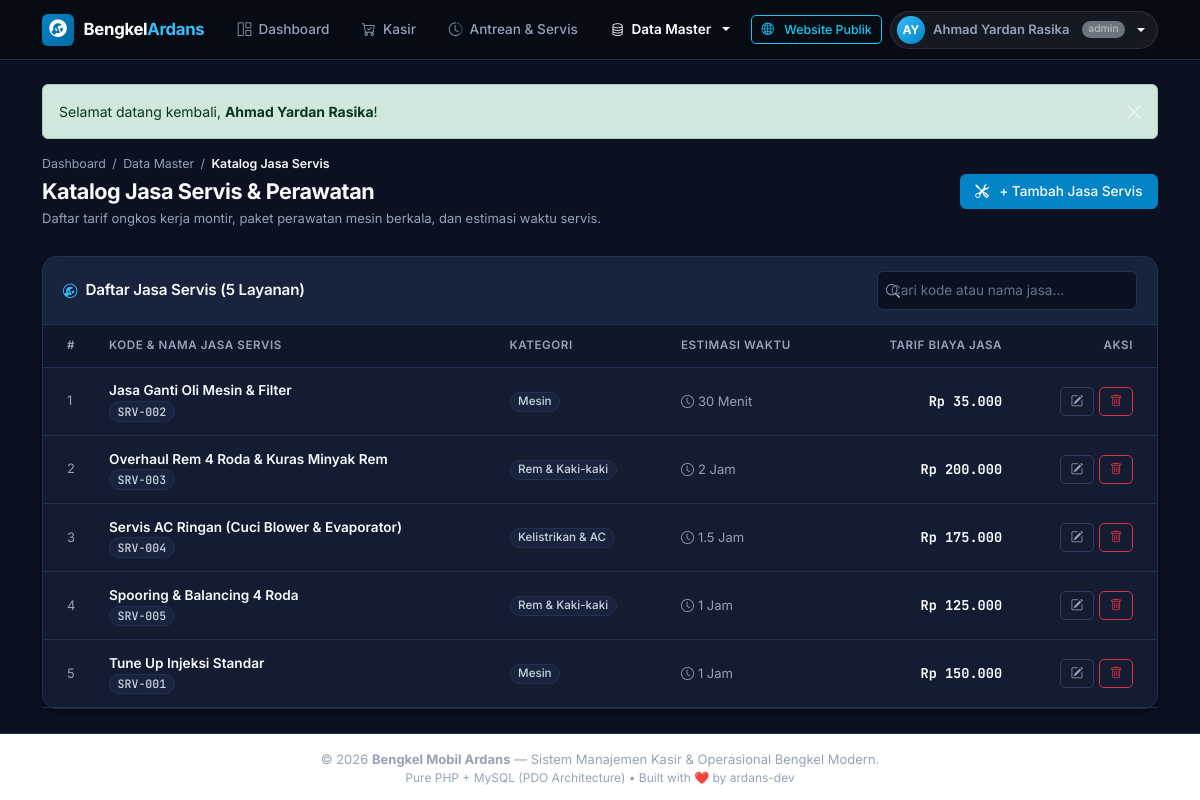
Page /layanan.php (signed in) on the committed database.
### tables this page shows
CREATE TABLE layanan (
    id_layanan INT AUTO_INCREMENT PRIMARY KEY,
    kode_layanan VARCHAR(20) NOT NULL UNIQUE COMMENT 'Kode referensi jasa (misal: SRV-001)',
    nama_layanan VARCHAR(100) NOT NULL COMMENT 'Nama jasa (misal: Tune Up Injeksi, Ganti Oli Mesin)',
    kategori VARCHAR(50) DEFAULT 'Umum' COMMENT 'Kategori pekerjaan (misal: Mesin, Rem, AC)',
    biaya_jasa DECIMAL(12, 2) NOT NULL DEFAULT 0.00 COMMENT 'Ongkos jasa montir dalam rupiah',
    estimasi_waktu VARCHAR(30) DEFAULT '1 Jam' COMMENT 'Perkiraan durasi pengerjaan jasa',
    created_at TIMESTAMP DEFAULT CURRENT_TIMESTAMP
);

### layanan.php (the view, shortened to what this page needs)
<?php
$layanan_list = db()->query("SELECT * FROM layanan ORDER BY nama_layanan ASC")->fetchAll();
include __DIR__ . '/includes/header.php';
?>
<div class="page-header-box">
    <div>
        <ul class="breadcrumb-custom">
            <li><a href="dashboard.php">Dashboard</a></li>
            <li>/</li>
            <li><span>Data Master</span></li>
            <li>/</li>
            <li class="active">Katalog Jasa Servis</li>
        </ul>
        <h1 class="page-title mb-1">Katalog Jasa Servis & Perawatan</h1>
        <p class="page-subtitle mb-0">Daftar tarif ongkos kerja montir, paket perawatan mesin berkala, dan estimasi waktu servis.</p>
    </div>
    <div class="d-flex align-items-center gap-2">
        <button class="btn btn-primary" data-bs-toggle="modal" data-bs-target="#modalTambah">
            <i class="bi bi-tools me-1"></i> + Tambah Jasa Servis
        </button>
    </div>
</div>
<div class="card">
    <div class="card-header d-flex align-items-center justify-content-between flex-wrap gap-2">
        <div class="d-flex align-items-center gap-2">
            <i class="bi bi-wrench-adjustable-circle text-primary"></i>
            <span class="card-title mb-0">Daftar Jasa Servis (<?= count($layanan_list) ?> Layanan)</span>
        </div>
        <input type="text" id="filterInput" class="form-control form-control-sm table-search-input" placeholder="Cari kode atau nama jasa..." onkeyup="filterTabel()">
    </div>
    <div class="card-body p-0">
        <div class="table-responsive">
            <table class="table align-middle" id="tableLayanan">
                <thead>
                    <tr>
                        <th class="ps-4" style="width: 50px;">#</th>
                        <th>Kode & Nama Jasa Servis</th>
                        <th>Kategori</th>
                        <th>Estimasi Waktu</th>
                        <th class="text-end">Tarif Biaya Jasa</th>
                        <th class="text-end pe-4">Aksi</th>
                    </tr>
                </thead>
                <tbody>
                    <?php if (empty($layanan_list)): ?>
                        <tr>
                            <td colspan="6" class="text-center py-5 text-muted">
                                <i class="bi bi-wrench fs-2 d-block mb-2 text-secondary"></i>
                                Belum ada jasa servis yang terdaftar di katalog.
                            </td>
                        </tr>
                    <?php else: ?>
                        <?php $no = 1; foreach ($layanan_list as $row): ?>
                            <tr>
                                <td class="ps-4 text-muted small"><?= $no++ ?></td>
                                <td>
                                    <div class="fw-semibold text-dark"><?= e($row['nama_layanan']) ?></div>
                                    <span class="badge bg-light text-secondary font-mono border">
                                        <?= e($row['kode_layanan']) ?>
                                    </span>
                                </td>
                                <td>
                                    <span class="badge bg-light text-secondary border"><?= e($row['kategori']) ?></span>
                                </td>
                                <td>
                                    <span class="text-muted small"><i class="bi bi-clock me-1"></i><?= e($row['estimasi_waktu']) ?></span>
                                </td>
                                <td class="text-end font-mono fw-bold text-dark">
                                    <?= rupiah($row['biaya_jasa']) ?>
                                </td>
                                <td class="text-end pe-4">
                                    <div class="table-actions">
                                        <button class="btn btn-outline-secondary btn-sm"
                                                onclick="editLayanan(<?= htmlspecialchars(json_encode($row), ENT_QUOTES, 'UTF-8') ?>)"
                                                title="Edit Jasa">
                                            <i class="bi bi-pencil-square"></i>
                                        </button>
                                        <a href="layanan.php?action=hapus&id=<?= (int)$row['id_layanan'] ?>"
                                           class="btn btn-outline-danger btn-sm"
                                           onclick="return confirm('Apakah Anda yakin ingin menghapus jasa servis ini?');"
                                           title="Hapus">
                                            <i class="bi bi-trash"></i>
                                        </a>
                                    </div>
                                </td>
                            </tr>
                        <?php endforeach; ?>
                    <?php endif; ?>
                </tbody>
            </table>
        </div>
    </div>
</div>
<?php include __DIR__ . '/includes/footer.php'; ?>

### rows in the picture
layanan: nama_layanan "Jasa Ganti Oli Mesin & Filter", kode_layanan "SRV-002", kategori "Mesin", estimasi_waktu "30 Menit", biaya_jasa "Rp 35.000"
layanan: nama_layanan "Overhaul Rem 4 Roda & Kuras Minyak Rem", kode_layanan "SRV-003", kategori "Rem & Kaki-kaki", estimasi_waktu "2 Jam", biaya_jasa "Rp 200.000"
layanan: nama_layanan "Servis AC Ringan (Cuci Blower & Evaporator)", kode_layanan "SRV-004", kategori "Kelistrikan & AC", estimasi_waktu "1.5 Jam", biaya_jasa "Rp 175.000"
layanan: nama_layanan "Spooring & Balancing 4 Roda", kode_layanan "SRV-005", kategori "Rem & Kaki-kaki", estimasi_waktu "1 Jam", biaya_jasa "Rp 125.000"
layanan: nama_layanan "Tune Up Injeksi Standar", kode_layanan "SRV-001", kategori "Mesin", estimasi_waktu "1 Jam", biaya_jasa "Rp 150.000"

### other values in the picture
$inisial "AY"
$user_login['nama'] "Ahmad Yardan Rasika"
$user_login['role'] "admin"
strip_tags($flash['message'], '<b><strong><i><code><br>') "Selamat datang kembali, Ahmad Yardan Rasika !"
count($layanan_list) "5"
